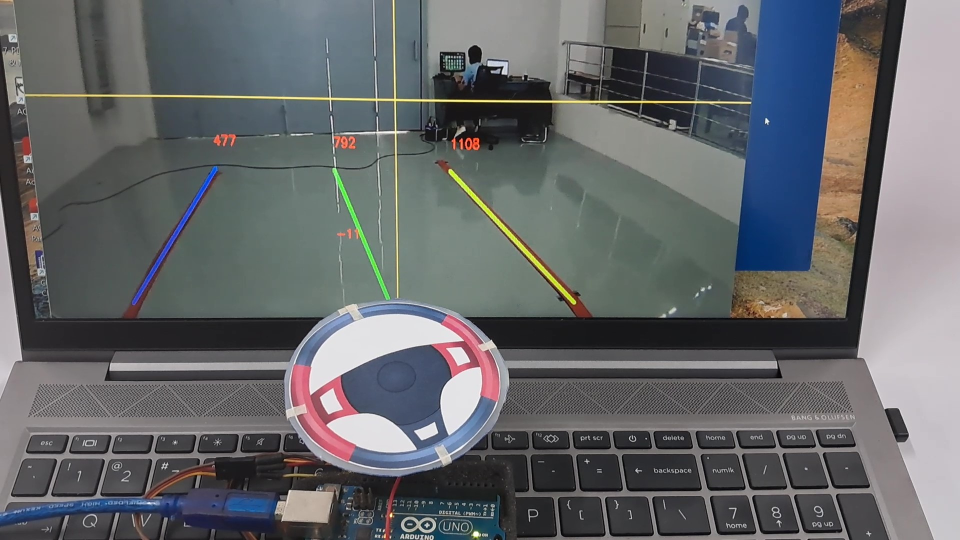
#> input picture 20240816_101508 - frame at 0m21s.jpg, 1920 x 1080 px (shown at 1/2 size)
$ python LD-Steering1.py   (Python 2 division)
#> lines starting #> are read from the running program, lines starting #| are printed output that depends on the picture; after the words box and inside, x2 and y2 are one past the last pixel; in counts of white or black regions, pixels touching at a corner belong together
import os
import numpy as np
import math
import cv2
import tkinter as tk
from tkinter import filedialog
#import serial

root = tk.Tk()
root.withdraw()
file_path = filedialog.askopenfilename()
#> the answer given: 20240816_101508 - frame at 0m21s.jpg
citra = file_path

#Masking Unnecessary Colors
def color_filter(image):
    image = cv2.GaussianBlur(image,(5,5),0)
	#convert to HLS to mask based on HLS
    hls = cv2.cvtColor(image, cv2.COLOR_RGB2HLS) #===> RGB to BGR
    lower = np.array([60,35,30])     #[60,35,30] red color of rubber-tape
    upper = np.array([255,255,255])  #[255,255,255]
    redtapemask = cv2.inRange(hls, lower, upper)
    masked = cv2.bitwise_and(image, image, mask = redtapemask)
    return masked

#Region of Interest
def roi(img):    #MENENTUKAN TITIK ABCD SEBAGAI TRAPESIUM ROI
    x = int(img.shape[1])
    y = int(img.shape[0])
    ax = 0.05 #0
    ay = 0.95
    bx = 0.95 #1
    by = ay
    cx = 0.75 #0.7
    cy = 0.65 #0.8 0.6 0.4
    dx = 0.25 #0.3
    dy = cy
    shape = np.array([[int(ax*x), int(ay*y)], [int(bx*x), int(by*y)], [int(cx*x), int(cy*y)], [int(dx*x), int(dy*y)]]) #0.5

    #define a numpy array with the dimensions of img, but comprised of zeros
    mask = np.zeros_like(img)

    #Uses 3 channels or 1 channel for color, depending on the input image
    if len(img.shape) > 2:
        channel_count = img.shape[2]
        ignore_mask_color = (255,) * channel_count
    else:
        ignore_mask_color = 255

    #creates a polygon with the mask color
    cv2.fillPoly(mask, np.int32([shape]), ignore_mask_color)

    #returns the image only where the mask pixels are not zero
    masked_image = cv2.bitwise_and(img, mask)
    return masked_image

#Edge Detection
def grayscale(img):
    return cv2.cvtColor(img, cv2.COLOR_RGB2GRAY)

#Finding Lines
rightSlope, leftSlope, rightIntercept, leftIntercept = [],[],[],[]
def draw_lines(img, lines, thickness=5):
    global rightSlope, leftSlope, rightIntercept, leftIntercept
    rightColor=[0,255,100]
    leftColor=[255,0,0]
    centerColor=[0,255,0]
    y = int(img.shape[0])
    x = int(img.shape[1])
    cy = 0.65 #0.8
    ay = 0.95
    #this is used to filter out the outlying lines that can affect the average
    #We then use the slope we determined to find the y-intercept of the filtered lines by solving for b in y=mx+b
    for line in lines:
        for x1,y1,x2,y2 in line:
		    #if (x1-x2) <> 0:
                try:
                    slope = (y1-y2)/(x1-x2) #HATI1 pembagian dg NOL, jika x1 dan x2 sama2 tdk diketahui
                    #print ('slope=',slope)
                    if slope > 0.5: #>0.3
                        if x1 > (int(x/2)):#903 : #500 (640-64) 320 #> x/2
                            yintercept = y2 - (slope*x2)
                            rightSlope.append(slope)
                            rightIntercept.append(yintercept)
                        else: None
                    elif slope < -0.5: #< -0.3
                        if x1 < (int(x/2)) : #1018: #600 640 320 #< x/2
                            yintercept = y2 - (slope*x2)
                            leftSlope.append(slope)
                            leftIntercept.append(yintercept)
                        else: None
                except ZeroDivisionError:
                    #print ('Error Pembagian Dengan NOL')
                    pass
		    #else: None

    #We use slicing operators and np.mean() to find the averages of the 30 previous frames
    #This makes the lines more stable and less likely to shift rapidly
    leftavgSlope = np.mean(leftSlope[-30:])
    leftavgIntercept = np.mean(leftIntercept[-30:])

    rightavgSlope = np.mean(rightSlope[-30:])
    rightavgIntercept = np.mean(rightIntercept[-30:])


    #Here we plot the lines and the shape of the lane using the average slope and intercepts
    try:
        left_line_x1 = int((cy*img.shape[0] - leftavgIntercept)/leftavgSlope) #0.58 0.735
        #print ('leftX1=', left_line_x1)
        left_line_x2 = int((ay*img.shape[0] - leftavgIntercept)/leftavgSlope)
        #print ('leftX2=', left_line_x2)

        right_line_x1 = int((cy*img.shape[0] - rightavgIntercept)/rightavgSlope) #0.735
        #print ('rightX1=', right_line_x1)
        right_line_x2 = int((ay*img.shape[0] - rightavgIntercept)/rightavgSlope)
        #print ('rightX2=', right_line_x2)

        pts = np.array([[left_line_x1, int(cy*img.shape[0])],[left_line_x2, int(ay*img.shape[0])],[right_line_x2, int(ay*img.shape[0])],[right_line_x1, int(cy*img.shape[0])]], np.int32)
        pts = pts.reshape((-1,1,2))
        #cv2.fillPoly(img,[pts],(0,0,255))


        cv2.line(img, (left_line_x1, int(cy*img.shape[0])), (left_line_x2, int(ay*img.shape[0])), leftColor, 10) #10 0.735
        cv2.line(img, (right_line_x1, int(cy*img.shape[0])), (right_line_x2, int(ay*img.shape[0])), rightColor, 10) #10  0.735
        CL=int((right_line_x1 - left_line_x1)/2)+left_line_x1
        cv2.line(img, (int(x/2),y), (CL,int(0.65*y)), centerColor, 5)
        selisih=int(CL-(x/2))
        cv2.putText(img,"%s"%derajat(selisih),(int(CL),int(0.8*y)), cv2.FONT_HERSHEY_SIMPLEX, 1,(0,0,255),5)
        cv2.putText(img,"%s"%right_line_x1,(int(right_line_x1),int(0.6*y)), cv2.FONT_HERSHEY_SIMPLEX, 1,(0,0,255),5)
        cv2.putText(img,"%s"%left_line_x1,(int(left_line_x1),int(0.6*y)), cv2.FONT_HERSHEY_SIMPLEX, 1,(0,0,255),5)
        cv2.putText(img,"%s"%CL,(CL,int(0.6*y)), cv2.FONT_HERSHEY_SIMPLEX, 1,(0,0,255),5)
        #cv2.putText(img,kirimdata, (200,60),cv2.FONT_HERSHEY_SIMPLEX, 1,(0,255,0),3)
    except ValueError as err:
            #I keep getting errors for some reason, so I put this here. Idk if the error still persists.
        #print('error nilai=',err)
        pass

def derajat(selisih):
    piksel = 4.6 #1 piksel berapa milimeter??? 0.2 4.65
    jarak = 4000 #jarak dari kamera ke titik acuan berapa milimeter? #3000
    sudut = (math.atan(selisih*piksel/jarak))*57.32 #57,32 #57.2958
    kemudi=sudut#*50/15 #+200
    kemudi=f"{kemudi:.0f}"
    return kemudi #sudut

def hough_lines(img, rho, theta, threshold, min_line_len, max_line_gap):
    """
    `img` should be the output of a Canny transform.
    """
    lines = cv2.HoughLinesP(img, rho, theta, threshold, np.array([]), minLineLength=min_line_len, maxLineGap=max_line_gap)
    if lines is not None:
        line_img = np.zeros((img.shape[0], img.shape[1], 3), dtype=np.uint8)
        draw_lines(line_img, lines)
        #print ('Ada hasil HL')
    else:
        #print ('TIDAK ADA HASIL HL')
        line_img = np.zeros((img.shape[0], img.shape[1], 3), dtype=np.uint8)
        pass

    return line_img

#Overlaying the Image and the Lines
def weighted_img(img, initial_img, α=0.8, β=1., λ=0.):
    """
    initial_img * α + img * β + λ
    NOTE: initial_img and img must be the same shape!
    """
    return cv2.addWeighted(initial_img, α, img, β, λ)

#Applying it to Video
def processImage(image):
    interest = roi(image)
    myline = hough_lines(interest, 1, np.pi/180, 10, 37, 6)
    weighted_img = cv2.addWeighted(myline, 1, frame, 0.8, 0)
    return weighted_img #filtering #weighted_img #canny

output = "OUTPUT" #+namaJendela
cv2.namedWindow(output,0) #0 size full, 1 size original
#cv2.namedWindow('out video '+namafile,1) #0 size full, 1 size original
cv2.resizeWindow(output,640,480) #Jendela viewnya saja yg di resize
input = "INPUT "
cv2.namedWindow(input,0)
cv2.resizeWindow(input,640,480) #Jendela viewnya saja yg di resize

#ser=serial.Serial("COM3",115200)
#ser.reset_input_buffer()

while True: #cap.isOpened(): #cap
    cap = cv2.imread(citra)
#> cap is the input picture: shape (1080, 1920, 3); mean B, G, R 105.3, 103, 100.8
	frame = cap
	#ret, frame = cap.read()
    #frame = cv2.resize(frame,(640,480))
    cv2.imshow(input, frame)
    filtering = color_filter(frame)
#> in color_filter, `hls = cv2.cvtColor(image, cv2.COLOR_RGB2HLS)`: hls: shape (1080, 1920, 3); mean of channels 0, 1, 2 72.1, 103.5, 26
#> in color_filter, `redtapemask = cv2.inRange(hls, lower, upper)`:
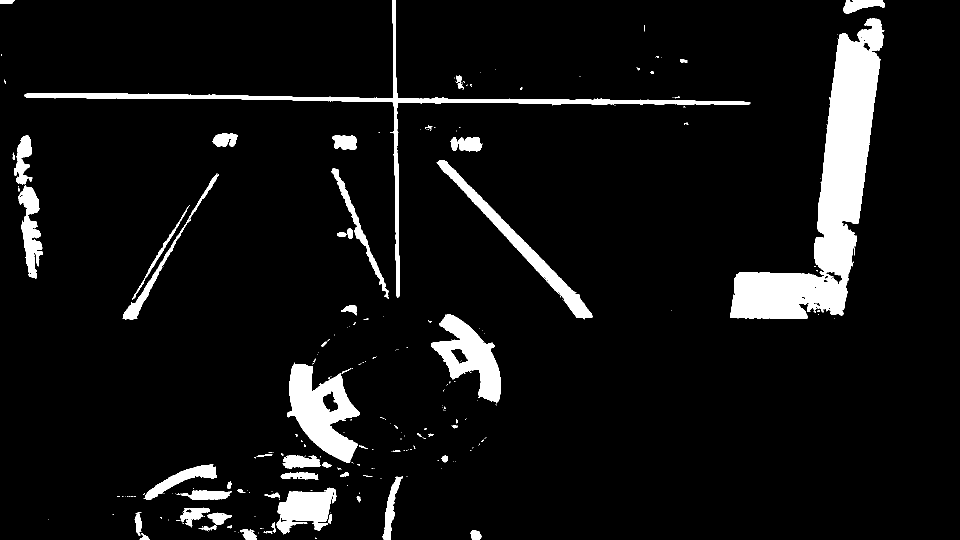
#> redtapemask: shape (1080, 1920) (shown at 1/2 size); 7.2% white; 260 white regions (197 under 20 px), largest, box (x1, y1, x2, y2) and area: (1460, 37, 1769, 638) 58841, (48, 0, 1501, 595) 15857, (574, 725, 720, 925) 14890
#> in color_filter, `masked = cv2.bitwise_and(image, image, mask = redtapemask)`:
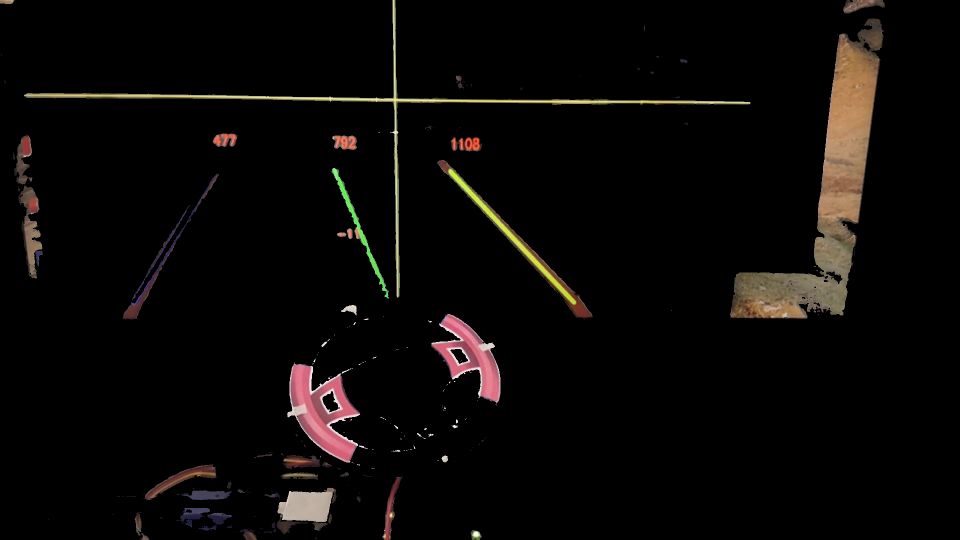
#> masked: shape (1080, 1920, 3) (shown at 1/2 size); mean of channels 0, 1, 2 6.9, 8.5, 10.7; drawn as B, G, R
    edge = cv2.Canny(grayscale(filtering), 50, 120)
#> in grayscale, `return cv2.cvtColor(img, cv2.COLOR_RGB2GRAY)`:
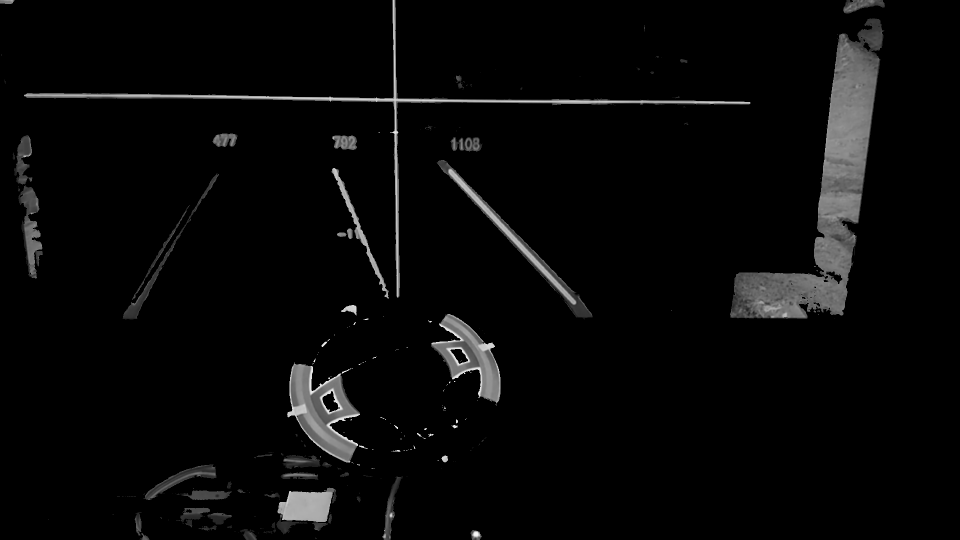
#> returned value: shape (1080, 1920) (shown at 1/2 size); min 0, max 250, mean 8.3
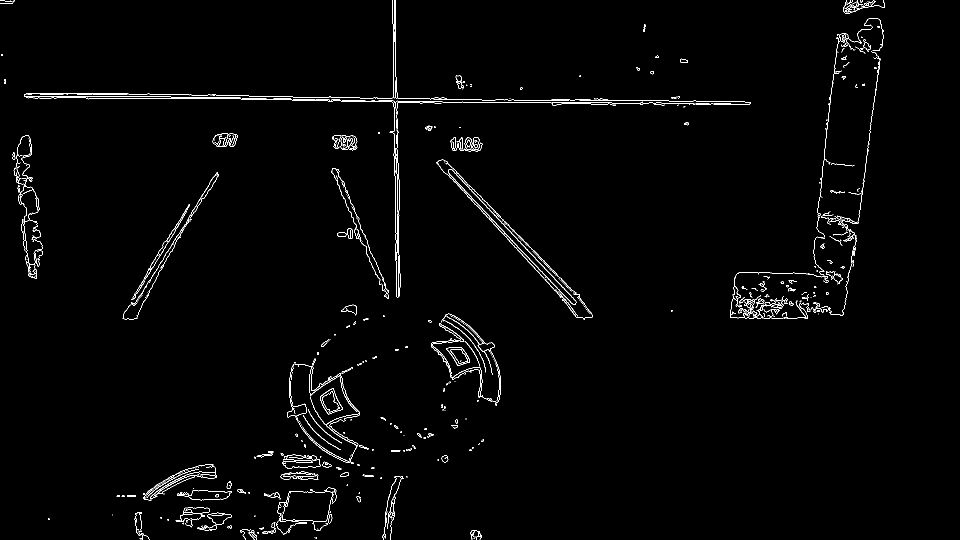
#> edge: shape (1080, 1920) (shown at 1/2 size); 1.4% white in thin lines or dots
    try:
        frame = processImage(edge)
#> in roi, `cv2.fillPoly(mask, np.int32([shape]), ignore_mask_color)`:
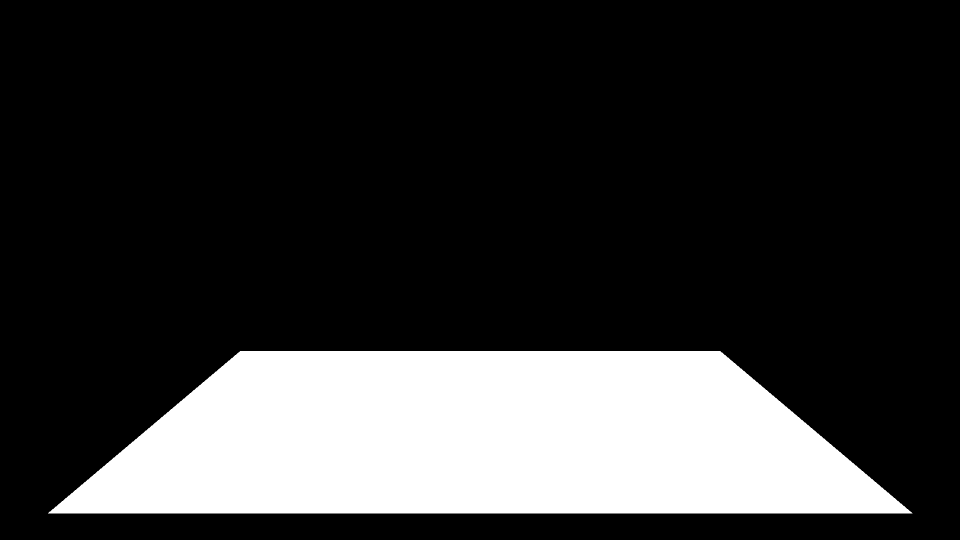
#> mask: shape (1080, 1920) (shown at 1/2 size); 21.1% white; 1 white region, box (x1, y1, x2, y2) and area: (96, 702, 1825, 1027) 437185
#> in roi, `masked_image = cv2.bitwise_and(img, mask)`:
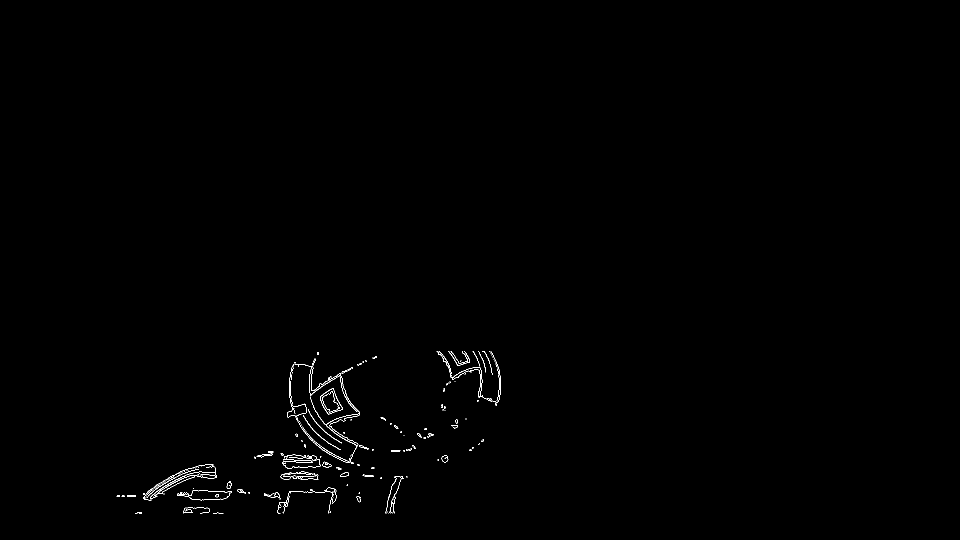
#> masked_image: shape (1080, 1920) (shown at 1/2 size); 0.35% white in thin lines or dots, all inside (x1, y1, x2, y2) = (233, 702, 1002, 1027)
#> in hough_lines, `lines = cv2.HoughLinesP(img, rho, theta, threshold, np.array([]), minL..`: lines = [[653, 851, 696, 835], [584, 923, 626, 910], [562, 951, 608, 943], [325, 974, 373, 949], [660, 763, 702, 735], [635, 779, 696, 738], [607, 984, 649, 984], [307, 992, 374, 958], [234, 993, 271, 992], [316, 974, 360, 950], [372, 1015, 414, 1015]]
#> the loop in draw_lines, `for line in lines:` made 11 passes
#> after the loop in draw_lines, `for line in lines:`: leftIntercept = [1531, 1536, 1551, 1322, 1437, 1434, 1332, 1263, 1310]; leftSlope = [-1, -1, -1, -1, -1, -1, -1, -1, -1]; rightIntercept = []
#> in draw_lines, `leftavgSlope = np.mean(leftSlope[-30:])`: leftavgSlope = -1
#> in draw_lines, `leftavgIntercept = np.mean(leftIntercept[-30:])`: leftavgIntercept = 1412.9
#> in draw_lines, `rightavgSlope = np.mean(rightSlope[-30:])`: rightavgSlope = nan
#> in draw_lines, `left_line_x1 = int((cy*img.shape[0] - leftavgIntercept)/leftavgSlope)`: left_line_x1 = 710
#> in draw_lines, `left_line_x2 = int((ay*img.shape[0] - leftavgIntercept)/leftavgSlope)`: left_line_x2 = 386
#> in hough_lines, `draw_lines(line_img, lines)`: line_img: shape (1080, 1920, 3); every value is 0
    except ValueError:
        pass
    #frame = filtering
    x = int(frame.shape[1])
#> x = 1920
    y = int(frame.shape[0])
#> y = 1080
    #print(x,y)
    ax = 0.05
    ay = 0.95
    bx = 0.95
    by = ay
    cx = 0.75
    cy = 0.65
    dx = 0.25
    dy = cy
    frame = cv2.line(frame, (int(x/2),0), (int(x/2),y),[0,255,255], 2)
    frame = cv2.line(frame, (0,int(y/2)), (x,int(y/2)),[0,255,255], 2)
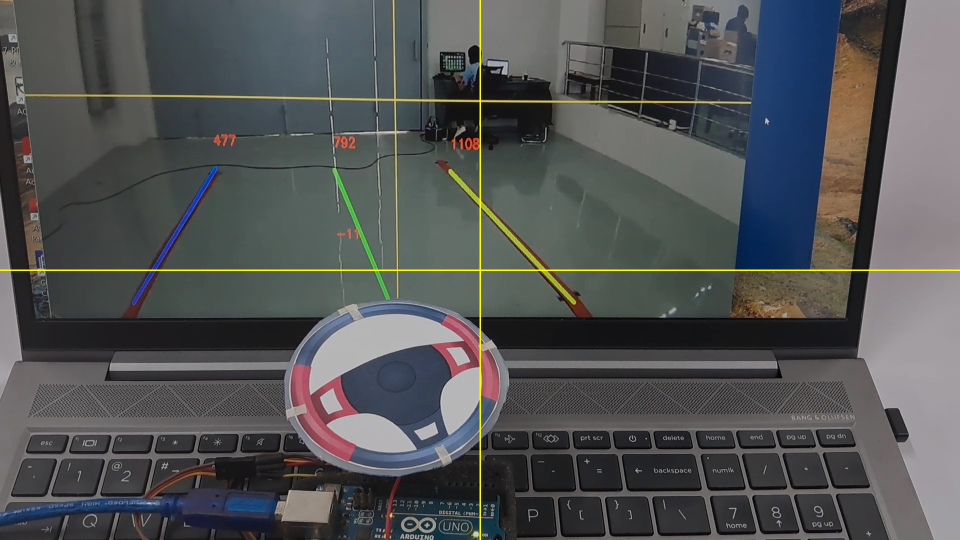
#> frame: shape (1080, 1920, 3) (shown at 1/2 size); mean of channels 0, 1, 2 83.8, 83.1, 81.4; drawn as B, G, R
    cv2.imshow(output,frame) #frame
    #ser.write(kirimdata+'\n')	#send steering angle to serial port
    if cv2.waitKey(1) & 0xFF == ord('q'):
#> (key q is pressed here)
        break

#> (the run stopped early here; a loop or call above may not have finished)

$ run again, on sudut_kemudi01.jpg
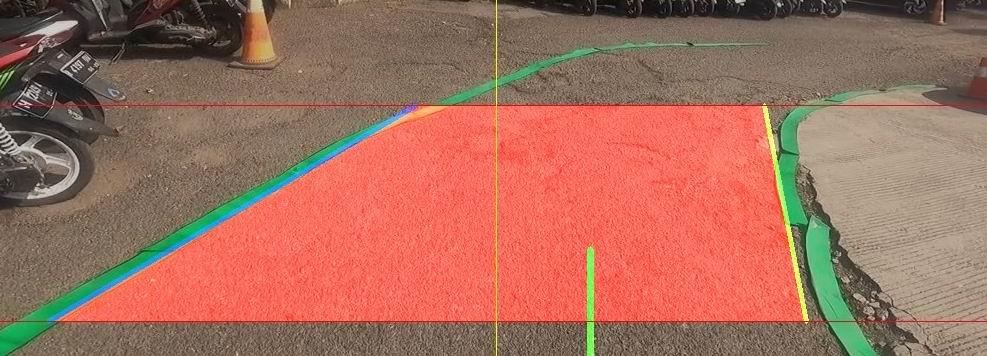
#> input picture sudut_kemudi01.jpg, 987 x 356 px
#> cap is the input picture: shape (356, 987, 3); mean B, G, R 93.2, 110.5, 163.6
#> hls: shape (356, 987, 3); mean of channels 0, 1, 2 107.2, 129.8, 109.8
#> in color_filter, `redtapemask = cv2.inRange(hls, lower, upper)`:
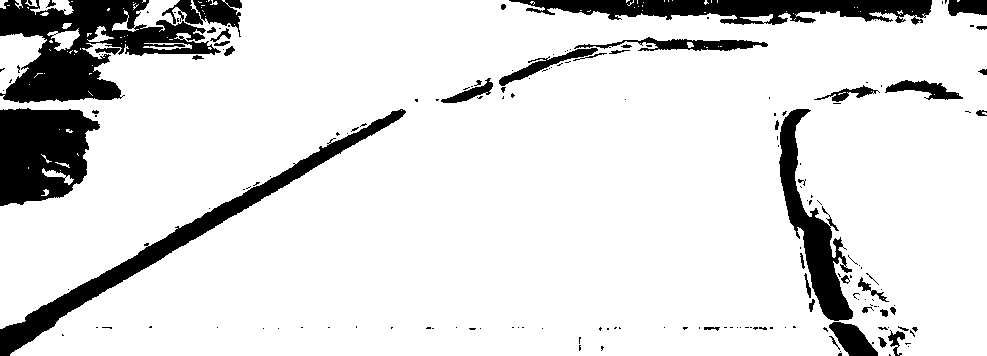
#> redtapemask: shape (356, 987); 87.1% white; 177 black regions (133 under 20 px), largest, box (x1, y1, x2, y2) and area: (0, 0, 221, 103) 10886, (0, 108, 100, 206) 7384, (0, 109, 406, 356) 7285
#> edge: shape (356, 987); 5% white in thin lines or dots
#> mask: shape (356, 987); 21.3% white; 1 white region, box (x1, y1, x2, y2) and area: (49, 231, 938, 339) 74826
#> masked_image: shape (356, 987); 0.98% white in thin lines or dots, all inside (x1, y1, x2, y2) = (61, 231, 934, 339)
#> lines = 14 rows, first 6: [82, 320, 839, 320], [416, 323, 463, 323], [698, 327, 751, 326], [719, 328, 772, 328], [791, 259, 804, 322], [497, 338, 497, 270]
#> the loop in draw_lines, `for line in lines:` made 14 passes
#> after the loop in draw_lines, `for line in lines:`: leftIntercept = []; rightIntercept = [-2894, -2920, -18155]; rightSlope = [4, 4, 37]
#> leftavgSlope = nan
#> rightavgSlope = 15
#> rightavgIntercept = -7989.7
#> line_img: shape (356, 987, 3); every value is 0
#> `frame = cv2.line(frame, (0,int(y/2)), (x,int(y/2)),[0,255,255], 2)`:
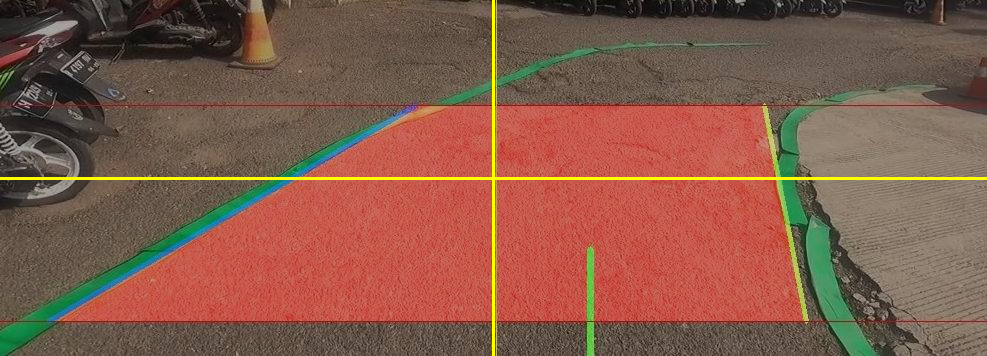
#> frame: shape (356, 987, 3); mean of channels 0, 1, 2 73.7, 90.2, 132; drawn as B, G, R
